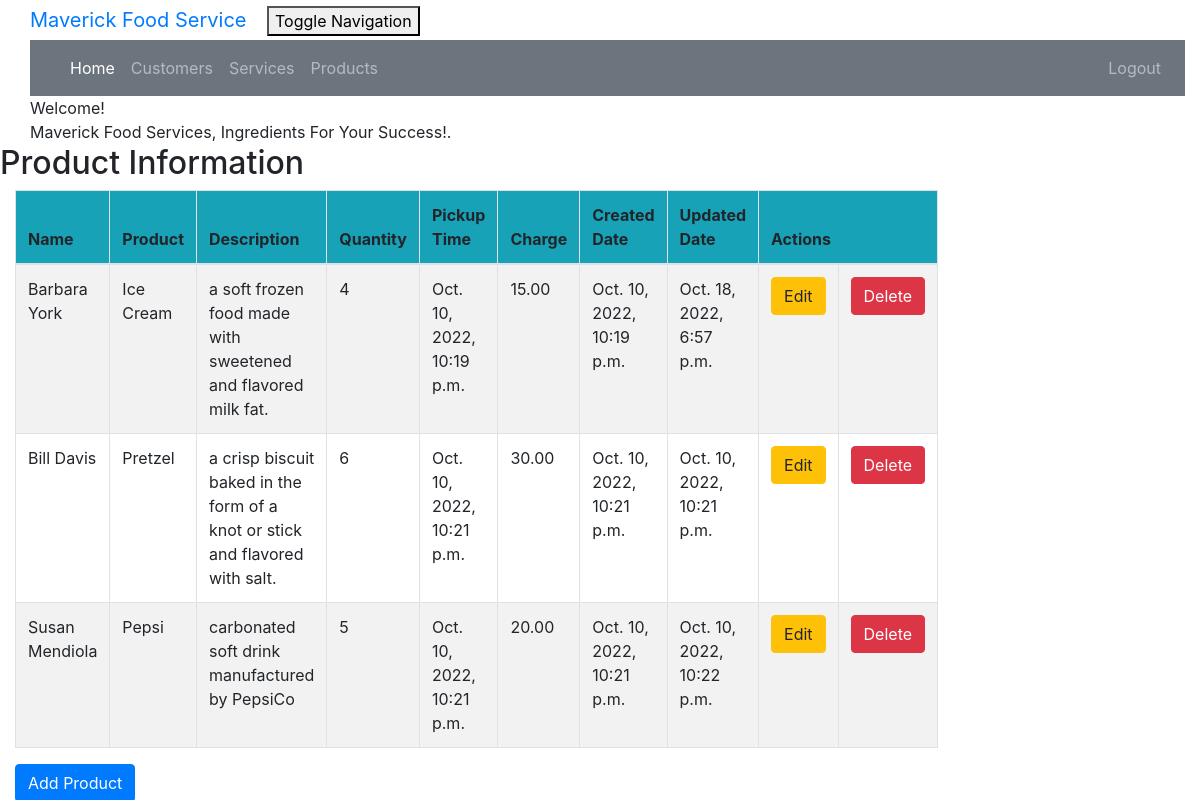
The page /product_list (signed in) on the database its author committed.
### crm/models.py (models this page shows, shortened)
class Product(models.Model):
    cust_name = models.ForeignKey(Customer, on_delete=models.CASCADE, related_name='products')
    product = models.CharField(max_length=100)
    description = models.TextField()
    quantity = models.IntegerField()
    pickup_time = models.DateTimeField(
        default=timezone.now)
    charge = models.DecimalField(max_digits=10, decimal_places=2)
    created_date = models.DateTimeField(
        default=timezone.now)
    updated_date = models.DateTimeField(auto_now_add=True)

class Customer(models.Model):
    cust_name = models.CharField(max_length=50)
    email = models.EmailField(max_length=100)
    phone = models.CharField(max_length=20)
    bldgroom = models.CharField(max_length=100)
    address = models.CharField(max_length=200)
    city = models.CharField(max_length=50)
    state = models.CharField(max_length=50)
    zipcode = models.CharField(max_length=10)
    organization = models.CharField(max_length=100)
    role = models.CharField(max_length=100)
    def __str__ (self):
        return self.cust_name

### crm/views.py (the view)
# urls.py: path('product_list', views.product_list, name='product_list'),
@login_required
def product_list(request):
    product = Product.objects.filter()
    return render(request, 'crm/product_list.html',
                  {'products': product})

### crm/templates/crm/product_list.html (shortened to what this page needs)
<!DOCTYPE html>
<html lang="en">
{% extends 'crm/base.html' %}
{% block content %}
    <html>
    <head>
    </head>
    <body class="bodylist">
    <div class="container">
        <div class="panel panel-primary">
            <div class="panel-heading">Welcome!</div>
            <div class="panel-body">
                Maverick Food Services, Ingredients For Your Success!.
            </div>
        </div>
    </div>
    <div class="row">
        <h2>Product Information</h2>
    </div>
    <div>
        <table class="table table-striped table-bordered table-hover w-auto">
            <thead>
<tr class="bg-info">
                <th>Name</th>
                <th>Product</th>
                <th>Description</th>
                <th>Quantity</th>
                <th>Pickup Time</th>
                <th>Charge</th>
                <th>Created Date</th>
                <th>Updated Date</th>
                <th colspan="3">Actions</th>
            </tr>
            </thead>
            <tbody>
            {% for product in products %}
                <tr>
                    <td>{{ product.cust_name }}</td>
                    <td>{{ product.product }}</td>
                    <td>{{ product.description }}</td>
                    <td>{{ product.quantity }}</td>
                    <td>{{ product.pickup_time }}</td>
                    <td>{{ product.charge }}</td>
                    <td>{{ product.created_date }}</td>
                    <td>{{ product.updated_date }}</td>
                    <td><a href="{% url 'crm:product_edit' pk=product.pk %}"
                            class="btn btn-warning">Edit</a>
                    <td><a href="{% url 'crm:product_delete' pk=product.pk %}"
                           onclick="return confirm('Are you sure you want to delete?')"
                           class="btn btn-danger">Delete</a>
                    </td>
                    </td>
                </tr>
            {% endfor %}
            </tbody>
        </table>
    </div>
        <div>
            <a href="{% url 'crm:product_new' %}"><span
                    class="btn btn-primary">Add Product</span></a>
    </div>
    </body>
    </body>
    </html>
{% endblock %}

### crm/templates/crm/base.html (shortened to what this page needs)
<!DOCTYPE html>
{% load static %}
<html lang="en">
<link rel="stylesheet" href="https://cdn.jsdelivr.net/npm/bootstrap@4.6.1/dist/css/bootstrap.min.css">
<link rel="stylesheet" href="{% static "css/portfolio.css" %}">
<div class="container-fluid">
    <div class="navbar-header">
        <a class="navbar-brand" href="">
            Maverick Food Service
        </a>
        <button type="button" class="navbar-toggle" data-toggle="collapse"
                data-target="#myNavbar" aria-controls="myNavbar">
            Toggle Navigation
        </button>
    </div>
    <nav class="navbar navbar-expand-md bg-secondary navbar-dark" id="myNavbar">
        <ul class="navbar-nav mr-auto">
            <li class="nav-item active">
                <a class="nav-link" href="{% url 'crm:home' %}">Home</a>
            </li>
            <li class="nav-item">
                <a class="nav-link" href="{% url 'crm:customer_list' %}">Customers</a>
            </li>
            <li class="nav-item">
                <a class="nav-link" href="{% url 'crm:service_list' %}">Services</a>
</li>
            <li class="nav-item">
                <a class="nav-link" href="{% url 'crm:product_list' %}">Products</a>
            </li>
        </ul>
        <ul class="nav navbar-nav ml-auto">
            {% if user.is_authenticated %}
                <li><a class="nav-link" href="{% url 'logout' %}">Logout</a>
                </li>
            {% else %}
                <li><a class="nav-link" href="{% url 'login' %}"><span class="glyphicon glyphicon-log-in"></span>Login</a>
                </li>
            {% endif %}
        </ul>
    </nav>
</div>
<body id="app-layout">
<div class="row">
    <div class="col-md-8">
        {% block content %}
        {% endblock %}
</body>
</html>

### crm/static/css/portfolio.css (style rules this page uses)
body { padding-left: 15px; }

### rows shown on the page
Product: cust_name "Barbara York", product "Ice Cream", description "a soft frozen food made with sweetened and flavored milk fat.", quantity "4", pickup_time "Oct. 10, 2022, 10:19 p.m.", charge "15.00", created_date "Oct. 10, 2022, 10:19 p.m.", updated_date "Oct. 18, 2022, 6:57 p.m."
Product: cust_name "Bill Davis", product "Pretzel", description "a crisp biscuit baked in the form of a knot or stick and flavored with salt.", quantity "6", pickup_time "Oct. 10, 2022, 10:21 p.m.", charge "30.00", created_date "Oct. 10, 2022, 10:21 p.m.", updated_date "Oct. 10, 2022, 10:21 p.m."
Product: cust_name "Susan Mendiola", product "Pepsi", description "carbonated soft drink manufactured by PepsiCo", quantity "5", pickup_time "Oct. 10, 2022, 10:21 p.m.", charge "20.00", created_date "Oct. 10, 2022, 10:21 p.m.", updated_date "Oct. 10, 2022, 10:22 p.m."
